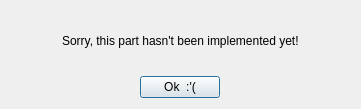
<?xml version="1.0" encoding="UTF-8"?>
<ui version="4.0">
 <class>Dialog</class>
 <widget class="QDialog" name="Dialog">
  <property name="geometry">
   <rect>
    <x>0</x>
    <y>0</y>
    <width>361</width>
    <height>109</height>
   </rect>
  </property>
  <property name="windowTitle">
   <string>Dialog</string>
  </property>
  <layout class="QVBoxLayout" name="verticalLayout_2">
   <item>
    <layout class="QVBoxLayout" name="verticalLayout">
     <item alignment="Qt::AlignHCenter">
      <widget class="QLabel" name="label">
       <property name="sizePolicy">
        <sizepolicy hsizetype="MinimumExpanding" vsizetype="MinimumExpanding">
         <horstretch>0</horstretch>
         <verstretch>0</verstretch>
        </sizepolicy>
       </property>
       <property name="text">
        <string>Sorry, this part hasn't been implemented yet!</string>
       </property>
      </widget>
     </item>
     <item alignment="Qt::AlignHCenter">
      <widget class="QPushButton" name="pushButton">
       <property name="sizePolicy">
        <sizepolicy hsizetype="Fixed" vsizetype="Fixed">
         <horstretch>0</horstretch>
         <verstretch>0</verstretch>
        </sizepolicy>
       </property>
       <property name="text">
        <string>Ok  :'(</string>
       </property>
      </widget>
     </item>
    </layout>
   </item>
  </layout>
 </widget>
 <resources/>
 <connections/>
</ui>
